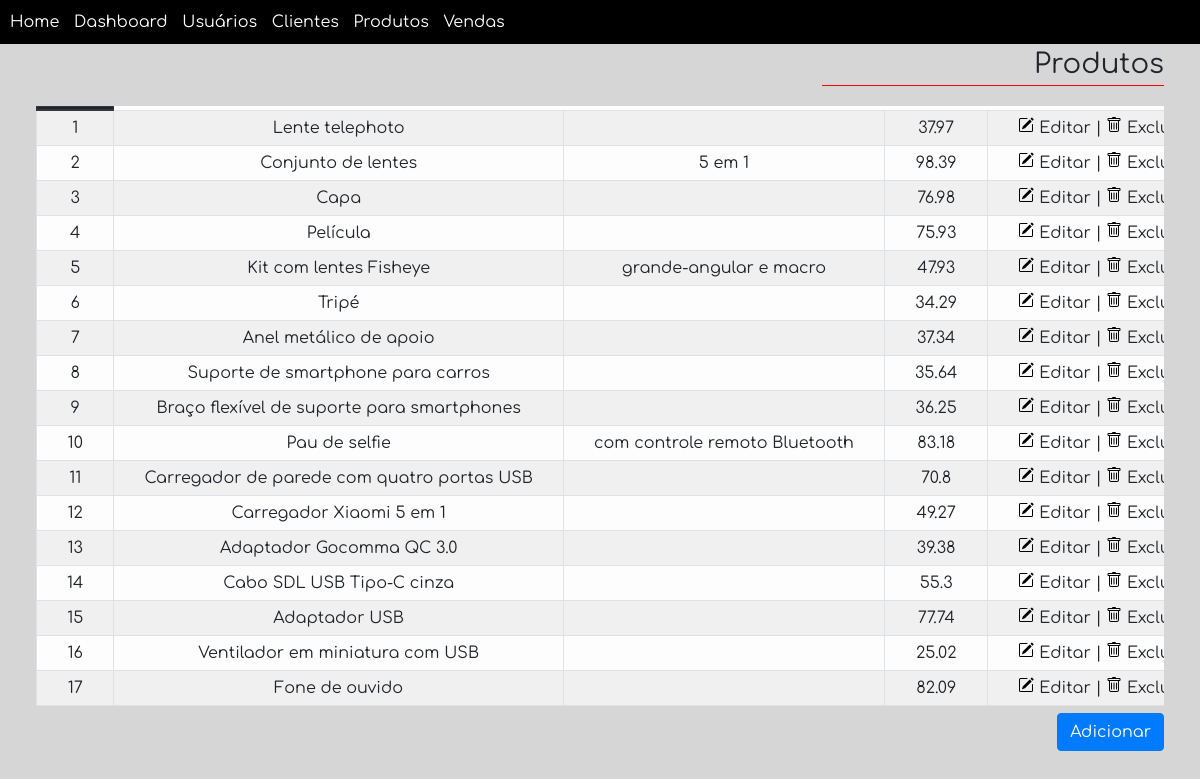
/produtos.php, run on the app's committed database.
### tables this page shows
create table produtos(
ID Int(11) NOT NULL AUTO_INCREMENT,
produto NVarchar(100),
comentario NVarchar(200),
valor Real,
Primary key (ID));

### actions/loadData.php (the view, shortened to what this page needs)
<?php
include __DIR__."\defaultSqlConnection.php";
$table=$_SESSION["currentTable"];
echo "<thead class='table-dark' id='tableHead'>";
echo "<tr>";
$valorCol=null;
echo "<th></th></tr>";
echo "</thead>";
$query_select = "SELECT * FROM {$table};";
$select = mysqli_query($connect,$query_select);
while($row=mysqli_fetch_row($select))
{
    $j=0;
    echo "<tr>";
    foreach($row as $value)
    {
        if($j==$valorCol && $j!=0)
        {
            $price="R$ ".number_format($value,2,',','');
            echo "<td>{$price}</td>";
        }
        else
        {
            echo "<td>{$value}</td>";
        }
        $j=$j+1;
    }
    echo "<td>
                <input type='image' alt='Editar' src='icons/pencil-square.svg' class='editButton'> Editar |
                <input type='image' alt='Editar' src='icons/trash.svg' class='deleteButton'> Excluir
        </td>";
    echo "</tr>";
}
?>

### components/header.php (shortened to what this page needs)
<!DOCTYPE html>
<html lang="pt-br">
<head>
    <link rel="stylesheet" type="text/css" href="css/bootstrap.css">
    <link rel="stylesheet" type="text/css" href="css/mainStyle.css">
    <link rel="stylesheet" type="text/css" href="css/headerStyle.css">
</head>
<body>
    <nav class="headerPanel">
        <div class="linksHeaderPanel">
            <a class="headerButton" href="index.php">Home</a>
            <a class="headerButton" href="dashboard.php">Dashboard</a>
            <a class="headerButton" href="users.php">Usuários</a>
            <a class="headerButton" href="clientes.php">Clientes</a>
            <a class="headerButton" href="produtos.php">Produtos</a>
            <a class="headerButton" href="vendas.php">Vendas</a>
        </div>
    </nav>

### produtos.php (shortened to what this page needs)
<?php include "components/header.php"?>
<div style="text-align:right;padding:0 3% 0 2%;margin-bottom:20px">
    <span id="usuario">Produtos</span>
    <div id="underline"></div>
</div>
<div class="table-responsive" id="divTable">
<table id="mainTable" class="table-light table-striped table-hover table-bordered">
        <?php include "actions/loadData.php"?>
</table>
</div>
<div style="text-align:right;margin:7px 3% 0 0">
    <input type='button' value="Adicionar" id='addInput' class="btn btn-primary">
</div>
<?php include "components/modalSaveChanges.php" ?>
</body>
</html>

### components/modalSaveChanges.php (shortened to what this page needs)
<link rel="stylesheet" type="text/css" href="css/modalStyle.css">

### css/mainStyle.css (style rules this page uses)
body { margin: 0; padding: 0; height: 100%; background-color:rgb(214, 214, 214); font-family: mainFont; }
th { border-collapse: collapse; }
td { padding: 5px 30px 5px 30px; border-collapse: collapse; white-space: nowrap; }
#tableHead { position: sticky; top: 0%; }
#mainTable { width: 100%; text-align: center; }
#usuario { font-size: 2.3vw; }
#underline { margin-left: auto; width: 30%; border-bottom-style: solid; border-bottom-color: red; border-bottom-width: 1px; }
#divTable { width: 94%; height: 75vh; background-color: rgb(197, 197, 197); display:block; text-align: center; margin: 0 auto 0 auto; }
#addInput { margin-left: auto; }

### css/headerStyle.css (style rules this page uses)
nav.headerPanel { background-color: black; color: white; padding: 10px; position: sticky; top: 0; z-index: 1; }
div.linksHeaderPanel { margin: 0 0 0 auto; }
a.headerButton { text-decoration: none; color: white; cursor: pointer; margin-right: 10px; }

### data on the page
produtos: ID "1", produto "Lente telephoto", valor "37.97"
produtos: ID "2", produto "Conjunto de lentes", comentario "5 em 1", valor "98.39"
produtos: ID "3", produto "Capa", valor "76.98"
produtos: ID "4", produto "Película", valor "75.93"
produtos: ID "5", produto "Kit com lentes Fisheye", comentario "grande-angular e macro", valor "47.93"
produtos: ID "6", produto "Tripé", valor "34.29"
produtos: ID "7", produto "Anel metálico de apoio", valor "37.34"
produtos: ID "8", produto "Suporte de smartphone para carros", valor "35.64"
produtos: ID "9", produto "Braço flexível de suporte para smartphones", valor "36.25"
produtos: ID "10", produto "Pau de selfie", comentario "com controle remoto Bluetooth", valor "83.18"
produtos: ID "11", produto "Carregador de parede com quatro portas USB", valor "70.8"
produtos: ID "12", produto "Carregador Xiaomi 5 em 1", valor "49.27"
produtos: ID "13", produto "Adaptador Gocomma QC 3.0", valor "39.38"
produtos: ID "14", produto "Cabo SDL USB Tipo-C cinza", valor "55.3"
produtos: ID "15", produto "Adaptador USB", valor "77.74"
produtos: ID "16", produto "Ventilador em miniatura com USB", valor "25.02"
produtos: ID "17", produto "Fone de ouvido", valor "82.09"
